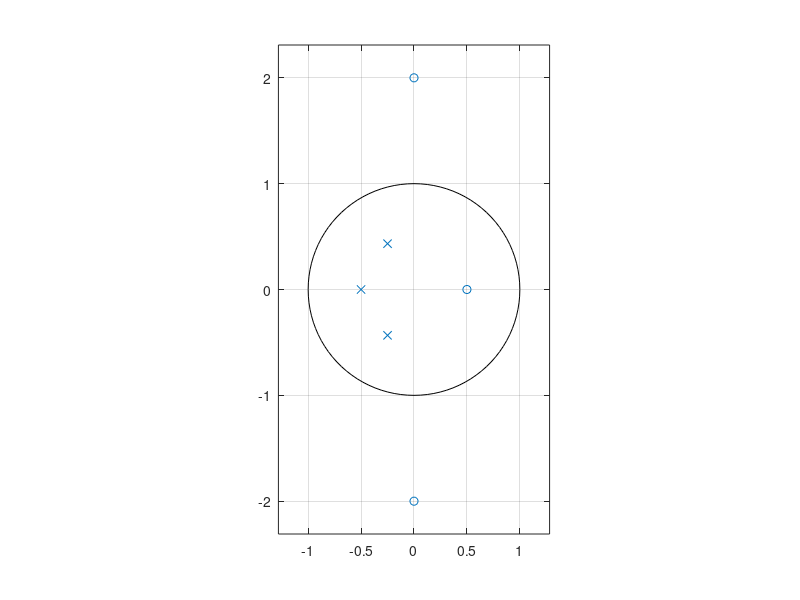

MATLAB code for this plot: (Note: this script raises an error after producing the figure.)
b1 = [1 -0.5 4 -2]; 
a1 = [1 1 0.5 0.125];

figure(1);
zplane(b1, a1);
figure(2);
z_trans(b1, a1);

b2 = [1 -0.5 1 -0.5]; 
a2 = [1 3 6 4];

figure(3);
zplane(b2, a2);
figure(4);
z_trans(b2, a2);
